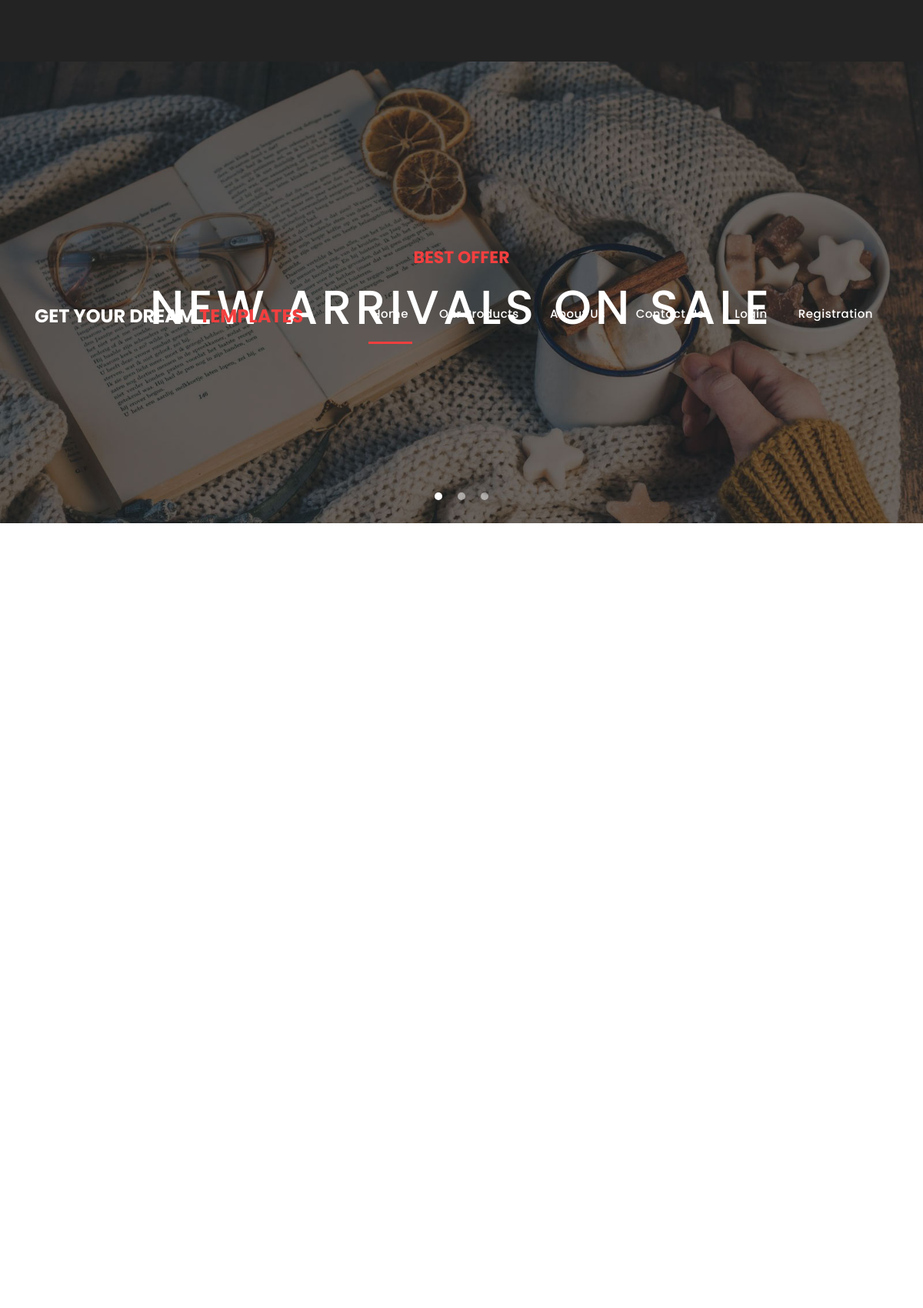
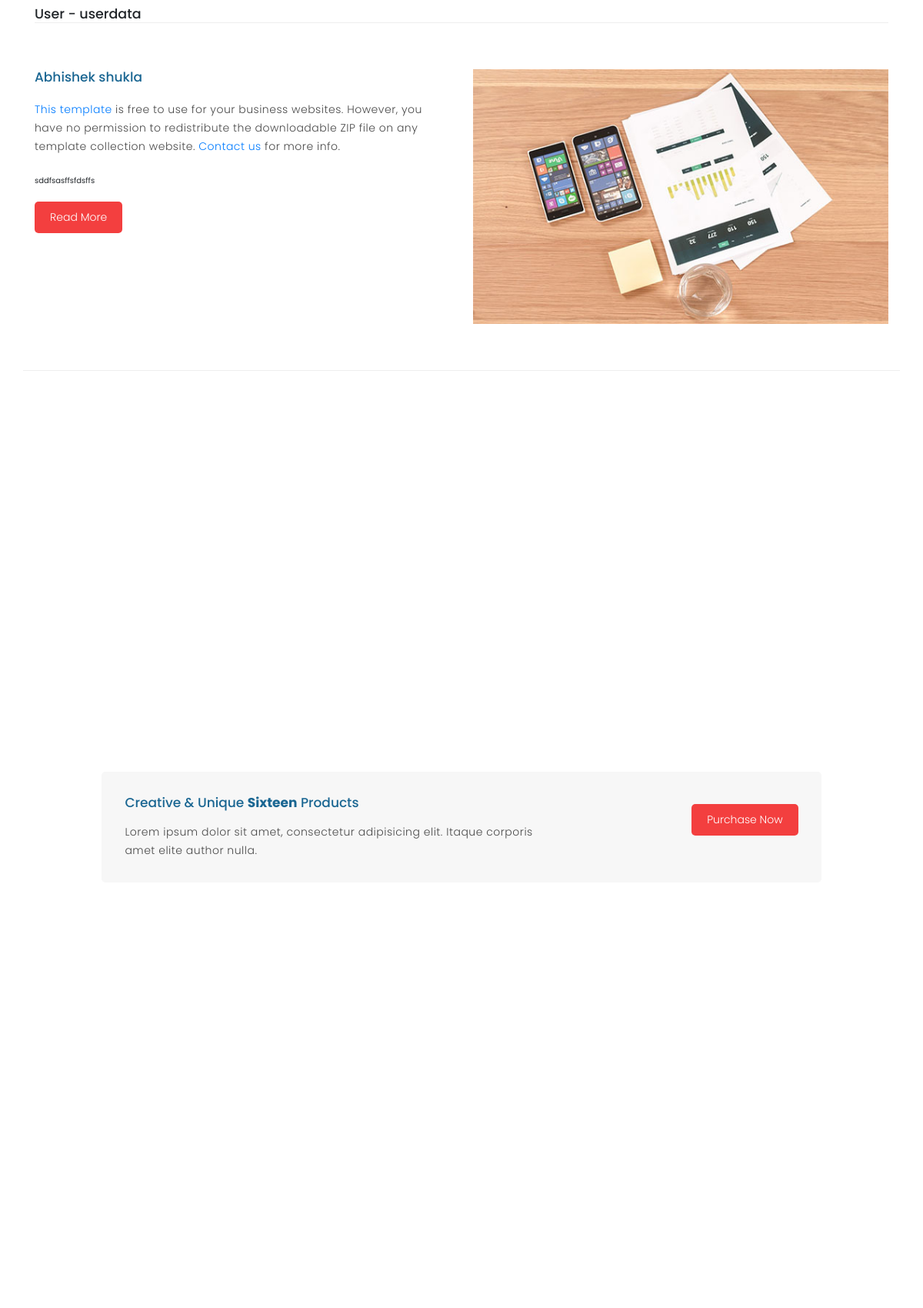
The page /developer/detail/3/ (upper part) on the database its author committed (2 pictures, top to bottom).
### developer/models.py (models this page shows, shortened)
class template_post(models.Model):
    user = models.ForeignKey(User,on_delete=models.CASCADE)
    name = models.CharField(max_length=120)
    description = models.TextField()
    category = models.CharField(choices=CATEGORY_CHOICES,max_length=12)
    image1 = models.ImageField(default='default.jpg', null= True,blank=True ,upload_to='profile_pics')
    image2 = models.ImageField(default='default.jpg',null= True,blank=True , upload_to='profile_pics')
    image3 = models.ImageField(default='default.jpg',null= True,blank=True , upload_to='profile_pics')
    image4 = models.ImageField(default='default.jpg',null= True,blank=True , upload_to='profile_pics')
    image5 = models.ImageField(default='default.jpg', null= True,blank=True ,upload_to='profile_pics')
    is_pro = models.BooleanField(default=False)
    file = models.FileField(upload_to='media')

### developer/views.py (the view)
# urls.py: path('detail/<int:pk>/',views.detail_view.as_view(),name='detail'),# detailveiws
class detail_view(DetailView):
    model = template_post
    template_name = 'devloper/detail.html'

### templates/devloper/detail.html (shortened to what this page needs)
{% extends "base.html" %}
{% load static %}
  {% block main-content %}
    <div class="banner header-text">
      <div class="owl-banner owl-carousel">
        <div class="banner-item-01">
          <div class="text-content">
            <h4>Best Offer</h4>
            <h2>New Arrivals On Sale</h2>
          </div>
        </div>
      </div>
    </div>
     <div class="container mt-4">
    </div>
    <div class="best-features">
      <div class="container">
        <div class="row">
          <div class="col-md-12">
            <div class="section-heading">
              <h3>User - {{object.user}}</h3>
            </div>
          </div>
          <div class="col-md-6">
            <div class="left-content">
              <h4>{{object.name}}  {{objects.category}}</h4>
              <p><a rel="nofollow" href="https://templatemo.com/tm-546-sixteen-clothing" target="_parent">This template</a> is free to use for your business websites. However, you have no permission to redistribute the downloadable ZIP file on any template collection website. <a rel="nofollow" href="https://templatemo.com/contact">Contact us</a> for more info.</p>
              <ul class="featured-list">
              {{object.description}}
              </ul>
              <a href="" class="filled-button">Read More</a>
            </div>
          </div>
          <div class="col-md-6">
            <div class="right-image">
              <img src="assets/images/feature-image.jpg" alt="">
            </div>
          </div>
        </div>
      </div>
    </div>
    <div class="call-to-action">
      <div class="container">
        <div class="row">
          <div class="col-md-12">
            <div class="inner-content">
              <div class="row">
                <div class="col-md-8">
                  <h4>Creative &amp; Unique <em>Sixteen</em> Products</h4>
                  <p>Lorem ipsum dolor sit amet, consectetur adipisicing elit. Itaque corporis amet elite author nulla.</p>
                </div>
                <div class="col-md-4">
                  <a href="#" class="filled-button">Purchase Now</a>
                </div>
              </div>
            </div>
          </div>
        </div>
      </div>
    </div>
 {% endblock main-content %}

### static/medi/style.css (style rules this page uses)
* { padding: 0; margin: 0; box-sizing: border-box; }
html { font-size: 10px; font-family: 'Montserrat', sans-serif; scroll-behavior: smooth; }
a { text-decoration: none; }
.container { min-height: 100vh; width: 100%; display: flex; align-items: center; justify-content: center; }
img { height: 100%; width: 100%; object-fit: cover; }
p { color: black; font-size: 1.4rem; margin-top: 5px; line-height: 2.5rem; font-weight: 300; letter-spacing: .05rem; }

### static/assets/css/templatemo-sixteen.css (style rules this page uses)
body { font-family: 'Poppins', sans-serif; overflow-x: hidden; text-rendering: optimizeLegibility; -webkit-font-smoothing: antialiased; -moz-osx-font-smoothing: grayscale; }
p { margin-bottom: 0px; font-size: 14px; font-weight: 300; color: #4a4a4a; line-height: 24px; }
a { text-decoration: none!important; }
ul { padding: 0; margin: 0; list-style: none; }
h1,h2,h3,h4,h5,h6 { margin: 0px; }
a.filled-button { background-color: #f33f3f; color: #fff; font-size: 14px; text-transform: capitalize; font-weight: 300; padding: 10px 20px; border-radius: 5px; display: inline-block; transition: all 0.3s; }
.section-heading { text-align: left; margin-bottom: 60px; border-bottom: 1px solid #eee; }
.banner { position: relative; text-align: center; padding-top: 80px; }
.banner-item-01 { padding: 300px 0px; background-image: url(../images/slide_01.jpg); background-size: cover; background-repeat: no-repeat; background-position: center center; }
.banner .text-content { position: absolute; top: 50%; transform: translateY(-50%); text-align: center; width: 100%; }
.banner .text-content h4 { color: #f33f3f; font-size: 22px; text-transform: uppercase; font-weight: 700; margin-bottom: 15px; }
.banner .text-content h2 { color: #fff; font-size: 62px; text-transform: uppercase; letter-spacing: 5px; }
.best-features { margin-top: 50px; }
.best-features .container .row { border-bottom: 1px solid #eee; padding-bottom: 60px; }
.best-features img { width: 100%; overflow: hidden; }
.best-features h4 { font-size: 17px; color: #1a6692; margin-bottom: 20px; }
.best-features p { margin-bottom: 25px; }
.best-features .filled-button { margin-top: 20px; }
.call-to-action .inner-content { margin-top: 60px; padding: 30px; background-color: #f7f7f7; border-radius: 5px; }
.call-to-action .inner-content h4 { font-size: 17px; color: #1a6692; margin-bottom: 15px; }
.call-to-action .inner-content em { font-style: normal; font-weight: 700; }
.call-to-action .inner-content .col-md-4 { text-align: right; }
.call-to-action .inner-content .filled-button { margin-top: 12px; }

### rows shown on the page
template_post: user "userdata", name "Abhishek shukla", description "sddfsasffsfdsffs"
